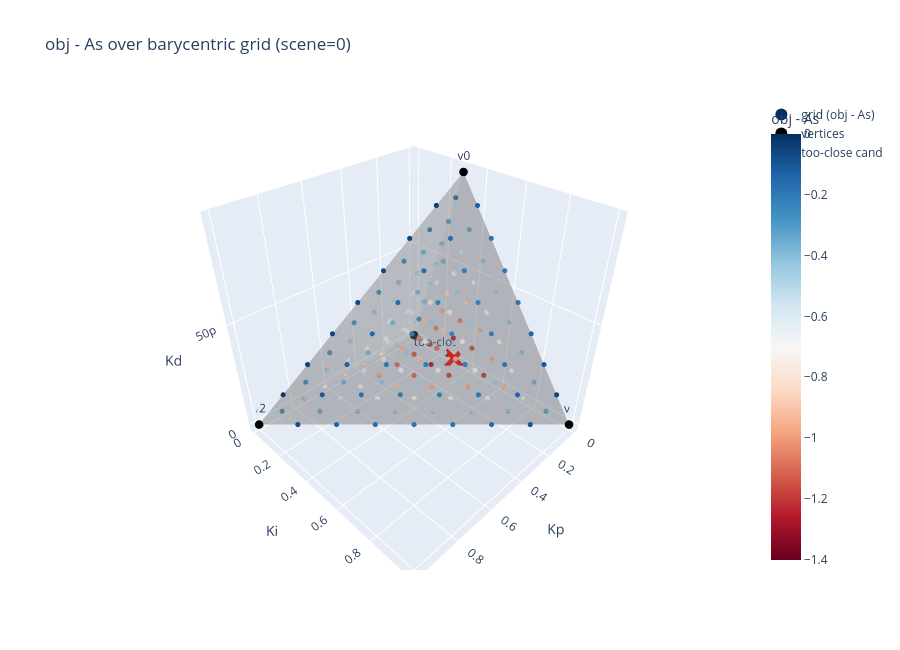

The code cell stored with this chart in its notebook:
### Code cell
# =================== Visualize one simplex & color obj - As on a barycentric grid ===================

import numpy as np
import plotly.graph_objects as go

# 配置：重心网格的细密程度（n 越大点越多；点数约为 C(n+3,3)）
N_BARY = 8  # 建议 6~12 之间，过大计算会慢（每个点都要解一次模型）

def _fetch_problem_simplex_from_LAST_DEBUG(LAST_DEBUG):
    """
    返回: verts(4x3), scene_id, next_node
    优先从 LAST_DEBUG['candidate'] 取；否则从 per_tet_snapshot + cand_simplex 恢复。
    scene_id：优先 candidate['best_scene']，否则默认为 0。
    """
    cand = LAST_DEBUG.get("candidate", {}) if isinstance(LAST_DEBUG, dict) else {}
    verts = cand.get("verts", None)
    if verts is None:
        # 备选：从 per_tet_snapshot 中按 cand_simplex 匹配
        sidx = LAST_DEBUG.get("cand_simplex", None)
        snap = LAST_DEBUG.get("per_tet_snapshot", None)
        if sidx is not None and isinstance(snap, list):
            for r in snap:
                if int(r.get("simplex_index", -1)) == int(sidx):
                    verts = r.get("verts", None)
                    if verts is not None:
                        break
    if verts is None:
        raise RuntimeError("无法从 LAST_DEBUG 提取单形顶点。请确保 LAST_DEBUG['candidate']['verts'] 或 per_tet_snapshot 可用。")
    verts = [tuple(map(float, v)) for v in verts]
    if len(verts) != 4:
        raise RuntimeError(f"单形顶点数量不是 4，实际得到 {len(verts)}")

    scene_id = cand.get("best_scene", 0)
    next_node = cand.get("x_ms_best_scene", None)
    if next_node is not None:
        next_node = tuple(map(float, next_node))

    return verts, int(scene_id), next_node

def _barycentric_grid_points(n_steps):
    """
    生成所有非负整数解 (i,j,k,l) 满足 i+j+k+l = n_steps。
    返回 lambdas 列表，每个 lam = (i/n, j/n, k/n, l/n)。
    """
    n = int(n_steps)
    lams = []
    for i in range(n+1):
        for j in range(n+1 - i):
            for k in range(n+1 - i - j):
                l = n - i - j - k
                lam = (i/n, j/n, k/n, l/n)
                lams.append(lam)
    return lams

def _eval_fverts_for_scene(verts, scene_id):
    """对给定场景 scene_id，在四个顶点上评估原函数 Q(v_j)。返回 list[4]"""
    vals = []
    for v in verts:
        vals.append(evaluate_Q_at(model_list[scene_id], first_stg_vars_list[scene_id], v, solver))
    return [float(x) for x in vals]

def visualize_obj_minus_As_on_simplex():
    # 依赖你主脚本中已有的对象
    needed = ["LAST_DEBUG", "model_list", "first_stg_vars_list", "solver"]
    for name in needed:
        if name not in globals():
            raise RuntimeError(f"需要全局变量 `{name}`，但当前环境中未找到。")

    verts, scene_id, next_node = _fetch_problem_simplex_from_LAST_DEBUG(LAST_DEBUG)
    v = np.array(verts, dtype=float)  # shape (4,3)

    # 计算顶点上的 f(v_j)（该 scene）
    fverts = _eval_fverts_for_scene(verts, scene_id)

    # 重心网格
    lambdas = _barycentric_grid_points(N_BARY)

    # 遍历网格：计算 x = Σ lam_j v_j，Q(x)，As = Σ lam_j f(v_j)，val = Q-As
    X, Y, Z, VAL = [], [], [], []
    for lam in lambdas:
        lam = np.array(lam, dtype=float)  # (4,)
        x = lam @ v  # (3,)
        # 评原函数（该 scene）
        Qx = evaluate_Q_at(model_list[scene_id], first_stg_vars_list[scene_id], tuple(map(float, x)), solver)
        As = float(np.dot(lam, fverts))
        val = float(Qx - As)
        X.append(x[0]); Y.append(x[1]); Z.append(x[2]); VAL.append(val)

    X = np.array(X); Y = np.array(Y); Z = np.array(Z); VAL = np.array(VAL)

    # 画 3D：单形 Mesh3d + 彩色散点（obj-As）+ next_node（若有）
    fig = go.Figure()

    # 单形的 4 个三角面
    I = [0, 0, 0, 1]
    J = [1, 1, 2, 2]
    K = [2, 3, 3, 3]

    fig.add_trace(go.Mesh3d(
        x=v[:,0], y=v[:,1], z=v[:,2],
        i=I, j=J, k=K,
        color="#888888", opacity=0.25, showscale=False,
        name="simplex"
    ))

    # 网格彩色点（obj-As）
    fig.add_trace(go.Scatter3d(
        x=X, y=Y, z=Z,
        mode="markers",
        marker=dict(size=3, color=VAL, colorscale="RdBu", colorbar=dict(title="obj - As")),
        name="grid (obj - As)"
    ))

    # next node（最小 ms 对应点）
    if next_node is not None:
        fig.add_trace(go.Scatter3d(
            x=[next_node[0]], y=[next_node[1]], z=[next_node[2]],
            mode="markers",
            marker=dict(size=7, color="green", symbol="diamond"),
            name="next node (min-ms)"
        ))

    # 也把四个顶点标出来
    fig.add_trace(go.Scatter3d(
        x=v[:,0], y=v[:,1], z=v[:,2],
        mode="markers+text",
        marker=dict(size=5, color="black"),
        text=[f"v{idx}" for idx in range(4)],
        textposition="top center",
        name="vertices"
    ))

    # 在 visualize_obj_minus_As_on_simplex() 里，绘图完成前加上这一段 —— 显示 too-close 的候选点
    too_close_pt = LAST_DEBUG.get("cand_point", None) if isinstance(LAST_DEBUG, dict) else None
    if too_close_pt is not None:
        too_close_pt = tuple(map(float, too_close_pt))
        fig.add_trace(go.Scatter3d(
            x=[too_close_pt[0]], y=[too_close_pt[1]], z=[too_close_pt[2]],
            mode="markers+text",
            marker=dict(size=7, symbol="x", color="red"),
            text=["too-close cand"],
            textposition="top center",
            name="too-close cand"
        ))


    fig.update_layout(
        title=f"obj - As over barycentric grid (scene={scene_id})",
        scene=dict(
            xaxis_title="Kp", yaxis_title="Ki", zaxis_title="Kd",
            aspectmode="cube"
        ),
        width=900, height=650,
        legend=dict(itemsizing="constant")
    )
    fig.show()

    # 返回数据，方便你做额外分析
    return {
        "verts": verts,
        "scene_id": scene_id,
        "next_node": next_node,
        "grid_points": np.column_stack([X, Y, Z]),
        "obj_minus_As": VAL,
        "fverts": fverts,
        "N_bary": N_BARY,
    }

viz_payload = visualize_obj_minus_As_on_simplex()

### Figure 1 — Plotly figure (JSON) as saved in the notebook; plotly's stock layout.template omitted (floating-point values rounded to 4 significant figures; data arrays with more than 128 entries replaced by an {"elided": "..."} marker saying what was removed)
{"data": [{"color": "#888888", "i": [0, 0, 0, 1], "j": [1, 1, 2, 2], "k": [2, 3, 3, 3], "name": "simplex", "opacity": 0.25, "showscale": false, "type": "mesh3d", "x": [1.527e-09, 0.0, 1.0, 0.0], "y": [0.2978, 1.0, 0.0, 0.0], "z": [9.145e-11, 0.0, 0.0, 0.0]}, {"marker": {"color": {"elided": "165 float values"}, "colorbar": {"title": {"text": "obj - As"}}, "colorscale": [[0, "rgb(103,0,31)"], [0.1, "rgb(178,24,43)"], [0.2, "rgb(214,96,77)"], [0.3, "rgb(244,165,130)"], [0.4, "rgb(253,219,199)"], [0.5, "rgb(247,247,247)"], [0.6, "rgb(209,229,240)"], [0.7, "rgb(146,197,222)"], [0.8, "rgb(67,147,195)"], [0.9, "rgb(33,102,172)"], [1, "rgb(5,48,97)"]], "size": 3}, "mode": "markers", "name": "grid (obj - As)", "type": "scatter3d", "x": {"elided": "165 float values"}, "y": {"elided": "165 float values"}, "z": {"elided": "165 float values"}}, {"marker": {"color": "black", "size": 5}, "mode": "markers+text", "name": "vertices", "text": ["v0", "v1", "v2", "v3"], "textposition": "top center", "type": "scatter3d", "x": [1.527e-09, 0.0, 1.0, 0.0], "y": [0.2978, 1.0, 0.0, 0.0], "z": [9.145e-11, 0.0, 0.0, 0.0]}, {"marker": {"color": "red", "size": 7, "symbol": "x"}, "mode": "markers+text", "name": "too-close cand", "text": ["too-close cand"], "textposition": "top center", "type": "scatter3d", "x": [1.481e-09], "y": [0.2978], "z": [1.064e-19]}], "layout": {"height": 650, "legend": {"itemsizing": "constant"}, "scene": {"aspectmode": "cube", "xaxis": {"title": {"text": "Kp"}}, "yaxis": {"title": {"text": "Ki"}}, "zaxis": {"title": {"text": "Kd"}}}, "title": {"text": "obj - As over barycentric grid (scene=0)"}, "width": 900}}
